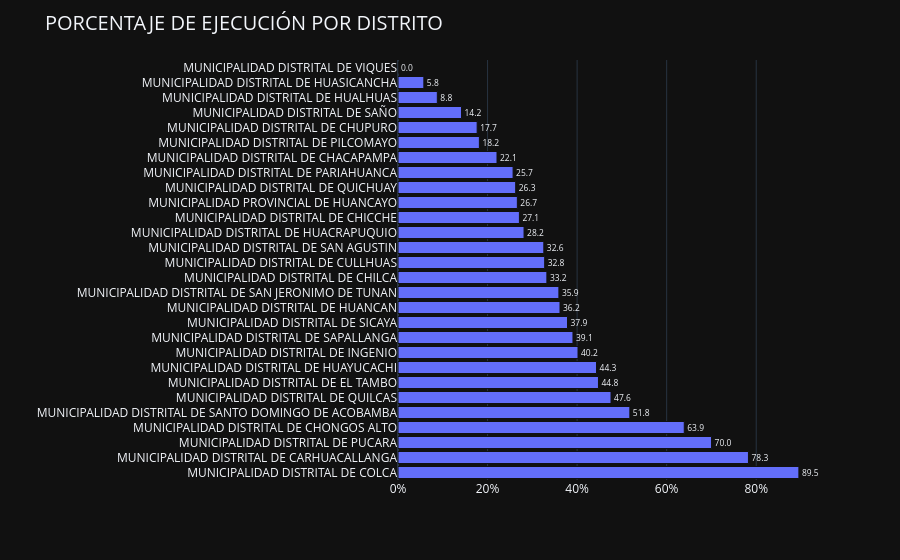

Notebook code for this chart:
### Code cell
import plotly.express as px

fig = px.bar(
    hyo_provincia,
    x = "EJECUCION_%",
    y = "EJECUTORA_NOMBRE",
    # title="Presupuesto ejecutado por distrito",

    text = "EJECUCION_%",
    # text_auto=".2f",
    # #hover_data = ["MONTO_DEVENGADO", "EJECUCION_%"],
    # labels = {
    #     "EJECUCION_%": "PORCENTAJE EJECUTADO",
    #     "EJECUTORA_NOMBRE":"MUNICIPALIDAD"
    # },
    # color_continuous_scale="Viridis"

)

fig.update_layout(
    title="PORCENTAJE DE EJECUCIÓN POR DISTRITO" ,title_font_size=20,
    template="plotly_dark"
)

fig.update_traces(
    textposition = "outside",
    hovertemplate="%{y}: %{x:.1f}%",
    texttemplate="%{text:.1f}",

    marker_line_width=1

)

fig.update_xaxes(
    title=" ",
    ticksuffix="%"
)

fig.update_yaxes(
    title = " "
)

fig.show()

### Figure 1 — Plotly figure (JSON) as saved in the notebook; plotly's stock layout.template omitted (floating-point values rounded to 4 significant figures)
{"data": [{"hovertemplate": "%{y}: %{x:.1f}%", "legendgroup": "", "marker": {"color": "#636efa", "line": {"width": 1}, "pattern": {"shape": ""}}, "name": "", "orientation": "h", "showlegend": false, "text": [89.53, 78.27, 70.02, 63.93, 51.78, 47.57, 44.77, 44.34, 40.2, 39.08, 37.85, 36.18, 35.93, 33.25, 32.76, 32.56, 28.15, 27.12, 26.65, 26.29, 25.7, 22.11, 18.17, 17.68, 14.18, 8.785, 5.774, 0.0], "textposition": "outside", "texttemplate": "%{text:.1f}", "type": "bar", "x": [89.53, 78.27, 70.02, 63.93, 51.78, 47.57, 44.77, 44.34, 40.2, 39.08, 37.85, 36.18, 35.93, 33.25, 32.76, 32.56, 28.15, 27.12, 26.65, 26.29, 25.7, 22.11, 18.17, 17.68, 14.18, 8.785, 5.774, 0.0], "xaxis": "x", "y": ["MUNICIPALIDAD DISTRITAL DE COLCA", "MUNICIPALIDAD DISTRITAL DE CARHUACALLANGA", "MUNICIPALIDAD DISTRITAL DE PUCARA", "MUNICIPALIDAD DISTRITAL DE CHONGOS ALTO", "MUNICIPALIDAD DISTRITAL DE SANTO DOMINGO DE ACOBAMBA", "MUNICIPALIDAD DISTRITAL DE QUILCAS", "MUNICIPALIDAD DISTRITAL DE EL TAMBO", "MUNICIPALIDAD DISTRITAL DE HUAYUCACHI", "MUNICIPALIDAD DISTRITAL DE INGENIO", "MUNICIPALIDAD DISTRITAL DE SAPALLANGA", "MUNICIPALIDAD DISTRITAL DE SICAYA", "MUNICIPALIDAD DISTRITAL DE HUANCAN", "MUNICIPALIDAD DISTRITAL DE SAN JERONIMO DE TUNAN", "MUNICIPALIDAD DISTRITAL DE CHILCA", "MUNICIPALIDAD DISTRITAL DE CULLHUAS", "MUNICIPALIDAD DISTRITAL DE SAN AGUSTIN", "MUNICIPALIDAD DISTRITAL DE HUACRAPUQUIO", "MUNICIPALIDAD DISTRITAL DE CHICCHE", "MUNICIPALIDAD PROVINCIAL DE HUANCAYO", "MUNICIPALIDAD DISTRITAL DE QUICHUAY", "MUNICIPALIDAD DISTRITAL DE PARIAHUANCA", "MUNICIPALIDAD DISTRITAL DE CHACAPAMPA", "MUNICIPALIDAD DISTRITAL DE PILCOMAYO", "MUNICIPALIDAD DISTRITAL DE CHUPURO", "MUNICIPALIDAD DISTRITAL DE SAÑO", "MUNICIPALIDAD DISTRITAL DE HUALHUAS", "MUNICIPALIDAD DISTRITAL DE HUASICANCHA", "MUNICIPALIDAD DISTRITAL DE VIQUES"], "yaxis": "y"}], "layout": {"barmode": "relative", "legend": {"tracegroupgap": 0}, "margin": {"t": 60}, "title": {"font": {"size": 20}, "text": "PORCENTAJE DE EJECUCIÓN POR DISTRITO"}, "xaxis": {"anchor": "y", "domain": [0, 1], "ticksuffix": "%", "title": {"text": " "}}, "yaxis": {"anchor": "x", "domain": [0, 1], "title": {"text": " "}}}}
